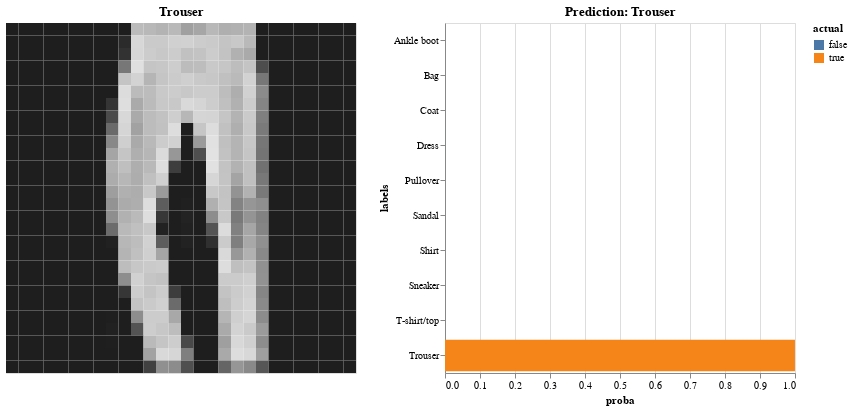

Write notebook code for a chart like this one.
### Code cell
vis.imshow(x_test[i], labels[y_test[i]]) | vis.predict(proba_dropout[i], y_test[i], labels)

### Figure 1 — Vega-Lite specification as saved in the notebook (floating-point values rounded to 4 significant figures; data arrays with more than 128 entries replaced by an {"elided": "..."} marker saying what was removed)
{"$schema": "https://vega.github.io/schema/vega-lite/v2.4.3.json", "config": {"view": {"height": 300, "width": 400}}, "hconcat": [{"data": {"values": {"elided": "784 records"}}, "encoding": {"color": {"field": "value", "legend": null, "scale": {"scheme": "greys"}, "sort": "descending", "type": "quantitative"}, "tooltip": [{"field": "value", "type": "quantitative"}], "x": {"axis": null, "field": "w", "type": "nominal"}, "y": {"axis": null, "field": "h", "type": "nominal"}}, "height": 350, "mark": "rect", "title": "Trouser", "width": 350}, {"data": {"values": [{"actual": false, "labels": "T-shirt/top", "proba": 2.111e-05}, {"actual": true, "labels": "Trouser", "proba": 0.9999}, {"actual": false, "labels": "Pullover", "proba": 4.004e-07}, {"actual": false, "labels": "Dress", "proba": 2.402e-05}, {"actual": false, "labels": "Coat", "proba": 1.91e-05}, {"actual": false, "labels": "Sandal", "proba": 2.113e-07}, {"actual": false, "labels": "Shirt", "proba": 4.887e-06}, {"actual": false, "labels": "Sneaker", "proba": 4.641e-08}, {"actual": false, "labels": "Bag", "proba": 6.938e-09}, {"actual": false, "labels": "Ankle boot", "proba": 2.399e-08}]}, "encoding": {"color": {"field": "actual", "type": "nominal"}, "tooltip": [{"field": "proba", "type": "quantitative"}], "x": {"field": "proba", "scale": {"domain": [0, 1]}, "type": "quantitative"}, "y": {"field": "labels", "type": "nominal"}}, "height": 350, "mark": "bar", "title": "Prediction: Trouser", "width": 350}]}
